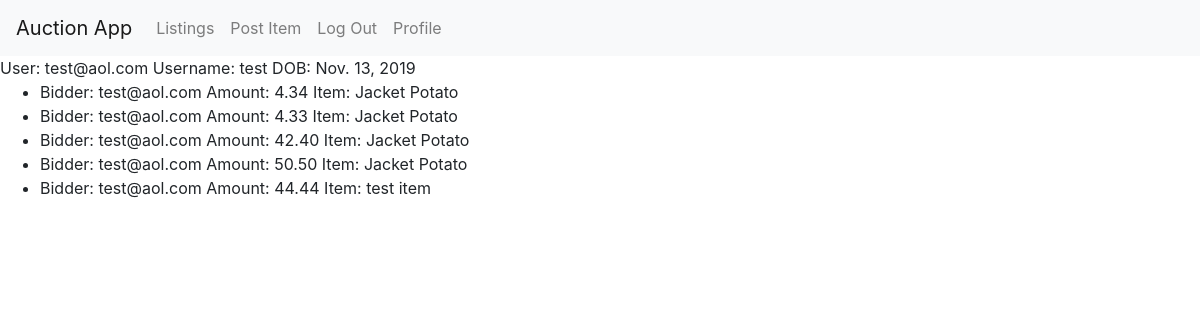
The page /auction/profile/ (signed in) on the database its author committed.
### auction/models.py (models this page shows)
class UserProfile(User):
    dob = models.DateField(max_length=8)
    def __str__(self):
          return "username: " + self.username +  '\nemail:' + self.email + ", \ndob: " + str(self.dob)

class Bid(models.Model):
  userProfile = models.ForeignKey(UserProfile, on_delete=models.CASCADE)
  item = models.ForeignKey(Item, on_delete=models.CASCADE)
  amount = models.DecimalField(max_digits=8, decimal_places=2)
  bidDateTime = models.DateTimeField()

class Item(models.Model):
  title = models.CharField(max_length=100)
  description = models.CharField(max_length=100)
  image = models.ImageField(upload_to='gallery', blank=True, null=True)
  endDateTime = models.DateTimeField(default=now, editable=True)
  userProfile = models.ForeignKey(UserProfile, on_delete=models.CASCADE)
  price = models.DecimalField(max_digits=8, decimal_places=2, default=0.99)

### auction/views.py (the view)
    def check_loggedin(request):
        if 'username' in request.session:
            return view(request)
        else:
            return redirect('/auction/login')

### auction/views.py (called while the page is built)
def loggedin(view):
    def check_loggedin(request):
        if 'username' in request.session:
            return view(request)
        else:
            return redirect('/auction/login')
    return check_loggedin

@loggedin
def profile(request):
    user = UserProfile.objects.get(username=request.session['username'])
    bids = Bid.objects.filter(userProfile=user)
    context = {
        'user': user,
        'bids': bids
    }
    print(context)
    return render(request, 'auction/profile.html', context)

### auction/templates/auction/profile.html (shortened to what this page needs)
<!DOCTYPE html>
<html lang="en">
  <head>
    <link
      rel="stylesheet"
      href="https://maxcdn.bootstrapcdn.com/bootstrap/4.1.3/css/bootstrap.min.css"
    />
  </head>
  <body>
    <nav class="navbar navbar-expand-lg navbar-light bg-light">
      <a class="navbar-brand" href="/auction/">Auction App</a>
      <div class="collapse navbar-collapse" id="navbarSupportedContent">
        <ul class="navbar-nav mr-auto">
          <li class="nav-item">
            <a class="nav-link" href="/auction/listings"
              >Listings <span class="sr-only">(current)</span></a
            >
          </li>
          {% if request.session.username is None %}
          <li class="nav-item">
            <a class="nav-link" href="/auction/login"
              >Log In <span class="sr-only">(current)</span></a
            >
          </li>
          {% else %}
          <li class="nav-item">
            <a class="nav-link" href="/auction/list"
              >Post Item <span class="sr-only">(current)</span></a
            >
          </li>
          <li class="nav-item">
            <a class="nav-link" href="/auction/logout"
              >Log Out <span class="sr-only">(current)</span></a
            >
          </li>
          <li class="nav-item">
              <a class="nav-link" href="/auction/profile"
                >Profile <span class="sr-only">(current)</span></a
              >
            </li
          {% endif %}
        </ul>
      </div>
    </nav>
    User: {{user.email}} Username: {{user.username}} DOB: {{user.dob}}
    <ul>
      {% for bid in bids %}
      <li>
        Bidder: {{bid.userProfile.email}} Amount: {{bid.amount}} Item:
        {{bid.item.title}}
      </li>
      {% endfor %}
    </ul>
  </body>
</html>

### rows shown on the page
UserProfile: dob "Nov. 13, 2019"
Bid: userProfile.email "test@aol.com", amount "4.34", item "Jacket Potato"
Bid: userProfile.email "test@aol.com", amount "4.33", item "Jacket Potato"
Bid: userProfile.email "test@aol.com", amount "42.40", item "Jacket Potato"
Bid: userProfile.email "test@aol.com", amount "50.50", item "Jacket Potato"
Bid: userProfile.email "test@aol.com", amount "44.44", item "test item"

### other values the page prints
{{ user.email }} "test@aol.com"
{{ user.username }} "test"
